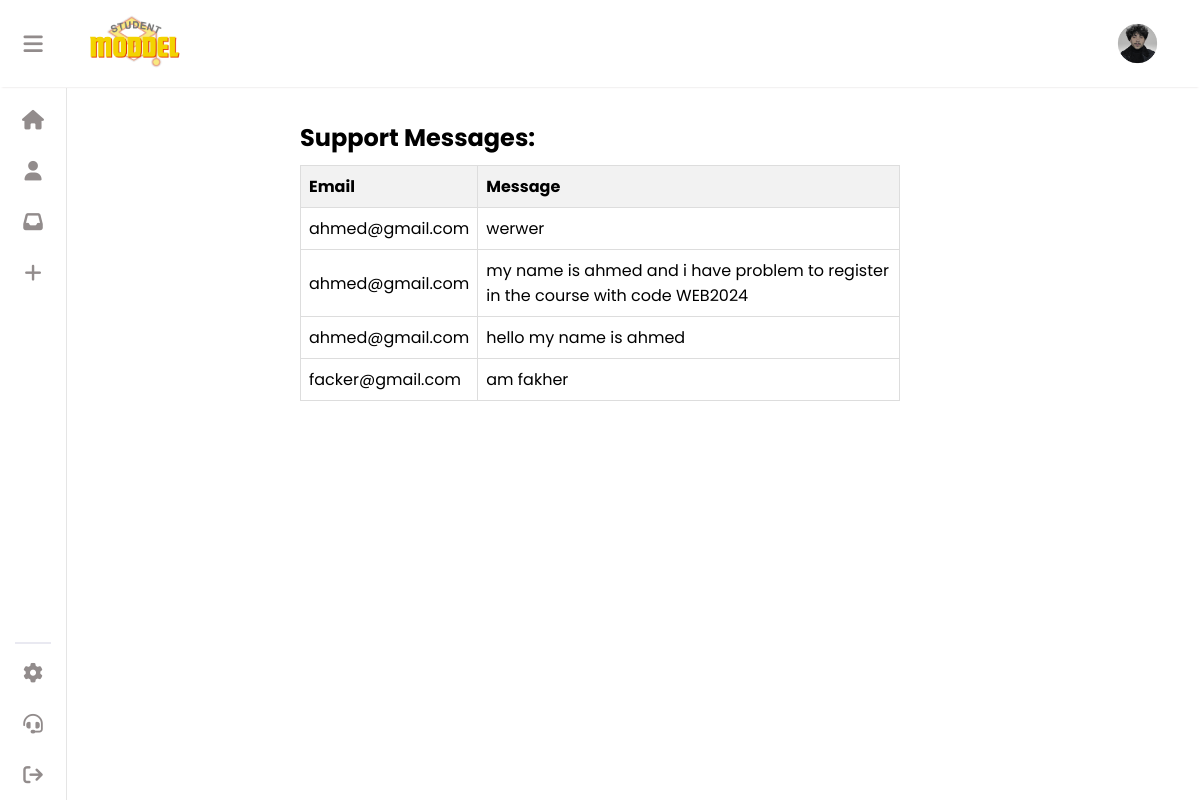
Screenshot of /support (signed in) with the database file from the repository.
### crud/models.py (models this page shows)
class Student(models.Model):
    fullname = models.CharField(max_length=90,null=False,default='No Name Provided')
    user = models.ForeignKey(User, on_delete=models.CASCADE, default=1)
    email = models.CharField(max_length=100)
    id_user = models.IntegerField( null=True)
    avatar = models.ImageField(upload_to='avatars/', null=True, blank=True, default= 'defult.png')
    bio = models.CharField(max_length=250 , null=True, blank=True, default='None')

class SupportMessage(models.Model):
    message = models.CharField(max_length=255)
    email = models.EmailField(max_length=120)

### crud/views.py (the view)
# urls.py: path('support', views.support, name='support'),
@login_required(login_url='login')
def support(request):
    userl = request.user
    print(f'Logged-in user: {userl}')
    student = Student.objects.filter(user=userl).first()
    print(f'Student found: {student}')
    support_messages = []
    if userl.is_staff:  # Check if the user is an admin
        support_messages = SupportMessage.objects.all()
    return render(request, 'support.html', {'student': student, 'support_messages': support_messages})

### crud/templates/support.html (shortened to what this page needs)
<!DOCTYPE html>
<html lang="en">
<head>
    {% load static %}
    <link rel="stylesheet" type="text/css" href="{% static 'css/support.css' %}">
    <link rel="stylesheet" type="text/css" href="{% static 'css/style.css' %}">
    <link rel="stylesheet" href="https://cdnjs.cloudflare.com/ajax/libs/font-awesome/6.5.1/css/all.min.css"
 />
</head>
<body>
    {% include "aside.html" %}
{% if user.is_staff %}
<div class="supportAdmin">
    <div class="support-messages">
        <h2>Support Messages:</h2>
    <table class="support-messages-table">
        <thead>
            <tr>
                <th>Email</th>
                <th>Message</th>
            </tr>
        </thead>
        <tbody>
            {% for support_message in support_messages %}
                <tr>
                    <td>{{ support_message.email }}</td>
                    <td>
                        <div id="details-{{ forloop.counter }}" class="message-details">
                            {{ support_message.message }}
                        </div>
                    </td>
                </tr>
            {% empty %}
                <tr>
                    <td colspan="3">No support messages found.</td>
                </tr>
            {% endfor %}
        </tbody>
    </table>
</div>
{%endif%}
</body>
</html>

### crud/templates/aside.html (shortened to what this page needs)
{% load static %}
<div class="navcontainer">   <nav>
    <div class="navbar">
        <button class="user" id="user">
            <i class="fa-solid fa-bars"></i>
        </button>
        <div class="logo">
            <a href="{% url '' %}"><img src="{% static 'logo.png' %}" width="100px" alt="" class="logoimg"></a>
        </div>
    </div>
    <div class="new">
        {% if student.avatar %}
        <img  src="{{student.avatar.url}}" height="45px" width="45px" style="border-radius: 50%;" alt="" class="profile">
        {% else %}
        <img  src="{% static 'assets/defult.png'%}" height="45px" width="45px" style="border-radius: 50%;" alt="" class="profile">
        {% endif %}
    </div>
</nav></div>
<aside class="aside" id="aside">
    <div class="list">
        <ul>
            <li><button>
                <a href="{% url '' %}"><i class="fa-solid fa-house"></i><span class="text">home</span></a>
                </button></li>
            <li><button>
                  <a href="{% url 'profile' %}">  <i class="fa-solid fa-user"></i><span class="text">profile</span></a>
                </button></li>
            <li><button>
                <a href="{% url 'notifications' %}"><i class="fa-solid fa-inbox"></i></i><span class="text">inbox</span>
                </button></li></a>
                {%if user.is_staff%}
            <li><button id="add">
                <a href="{% url 'addcourse' %}">
            <i class="fa-solid fa-plus"></i><span class="text">Add Course</span> </a>
        </button></li>
        {%endif%}
        </ul>
    </div>
    <hr>
    <div class="list">
        <ul>
            <li><button>
                <a href="{% url 'sittings' %}"><i class="fa-solid fa-gear"></i><span class="text">sittings</span></a>
                </button></li>
            <li><button>
                <a href="{% url 'support' %}"><i class="fa-solid fa-headset"></i><span class="text">Contact</span></a>
                </button></li>
            <li><button >
                   <a href="{% url 'logout' %}"><i class="fa-solid fa-arrow-right-from-bracket"></i><span class="text">logOut</span></a>
                </button></li>
        </ul>
    </div>
</aside>

### crud/static/css/support.css (style rules this page uses)
* { margin: 0; padding: 0; box-sizing: border-box; font-family: 'Poppins',sans-serif; }
.supportAdmin { display: flex; align-items: center; justify-content: center; flex-direction: column; margin: 400px; width: 100%; }
.support-messages { margin: 100px; width: 50%; margin: 100px; }

### crud/static/css/style.css (style rules this page uses)
* { margin: 0; padding: 0; box-sizing: border-box; font-family: 'Poppins',sans-serif; }
nav { display: flex; justify-content: space-between; align-items: center; text-align: center; padding: 10px; background-color: white; box-shadow: 0 2px 2px -2px rgb(218, 213, 213); z-index: 99; }
.navbar { display: flex; align-items: center; text-align: center; gap: 40px; background-color: white; }
.navcontainer { background-color: white; }
nav { background-color: white; position: fixed; width: 100%; top: 0px; }
.logo { display: flex; justify-content: space-between; align-items: center; gap: 20px; }
.user { font-size: 22px; color: #928c8c; margin-left: 12px; }
.new { display: flex; align-items:center ; text-align: center; gap: 20px; margin-right: 30px; }
html { scroll-behavior: smooth; }
:root { --color-zero: #fff; --color-one: #e7e7ee; --color-two: #928c8c; --color-tree: #edebee; --color-four: #b1b0bb; --duration: 0.3s; --aside-width: 66px; --aside-active-width: 205px; --btn-width: 36px; --btn-height: 36px; }
* { -webkit-box-sizing: border-box; box-sizing: border-box; margin: 0; padding: 0; outline: none; }
ul { list-style: none; }
button { width: 100%; height: 36px; height: var(--btn-height); border: none; background: none; cursor: pointer; border-radius: 12px; position: relative; display: -webkit-box; display: -ms-flexbox; display: flex; -webkit-box-pack: start; -ms-flex-pack: start; justify-content: flex-start; -webkit-box-align: center; -ms-flex-align: center; align-items: center; }
.fa-solid { width: 22px; height: 22px; display: -webkit-box; display: -ms-flexbox; display: flex; align-items: center; justify-content: center; }
.aside { margin-top: 2px; width: 66px; width: var(--aside-width); height: 92vh; background-color: #ffffff; top: 86px; padding: 15px; -webkit-user-select: none; -moz-user-select: none; -ms-user-select: none; user-select: none; overflow: hidden; -webkit-transition-duration: 0.3s; transition-duration: 0.3s; -webkit-transition-duration: var(--duration); transition-duration: var(--duration); display: -webkit-box; display: -ms-flexbox; display: flex; -webkit-box-orient: vertical; -webkit-box-direction: normal; -ms-flex-flow: column nowrap; flex-flow: column nowrap; -webkit-box-align: start; -ms-flex-align: start; align-items: flex-start; box-shadow: 1px 0px 0px rgba(0, 0, 0, 0.1); padding-bottom:30px ; }
.aside hr { width: 100%; margin: 12px 0; border: 0.01rem solid #e9e9f1; }
.aside .list:nth-child(1) { display: -webkit-box; display: -ms-flexbox; display: flex; -webkit-box-flex: 1; -ms-flex-positive: 1; flex-grow: 2; }
.aside .list { width: 100%; }
.aside .list ul { width: 100%; display: -webkit-box; display: -ms-flexbox; display: flex; -webkit-box-orient: vertical; -webkit-box-direction: normal; -ms-flex-direction: column; flex-direction: column; row-gap: 15px; }
.aside .list button { background-color: transparent; -webkit-transition-duration: 0.3s; transition-duration: 0.3s; -webkit-transition-duration: var(--duration); transition-duration: var(--duration); padding: 0 7px; overflow: hidden; }
.aside .list button i { font-size: 19.55px; color: #e9dede; color: var(--color-two); -webkit-transition-duration: 0.3s; transition-duration: 0.3s; -webkit-transition-duration: var(--duration); transition-duration: var(--duration); }
.aside { position: fixed; left: 0px; }
.list ul li button a { display: flex; justify-content: start ; text-decoration: none; }

### crud/templates/support.html (style rules this page uses)
.supportAdmin { margin: 20px 0; }
.support-messages-table { width: 100%; border-collapse: collapse; margin-top: 10px; }
.support-messages-table th, .support-messages-table td { border: 1px solid #ddd; padding: 8px; }
.support-messages-table th { background-color: #f2f2f2; text-align: left; }

### rows the page displays
Student: avatar (picture)
SupportMessage: email "ahmed@gmail.com", message "werwer"
SupportMessage: email "ahmed@gmail.com", message "my name is ahmed and i have problem to register in the course with code WEB2024"
SupportMessage: email "ahmed@gmail.com", message "hello my name is ahmed"
SupportMessage: email "facker@gmail.com", message "am fakher"
